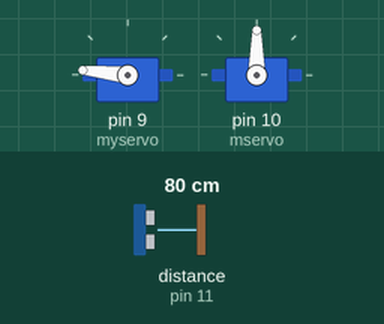
Recording of a sketch running on a simulated Arduino Uno, built with avr-gcc and run on an emulated ATmega328P. Shown: 2 × servo. Inputs (shaded band) come from the test bench; at power-on: distance to the obstacle (sensor on pin 11) 80 cm. The echo pulse lasts 58.3 µs per cm.

Above: at 0.16 s.
At 1.37 s:
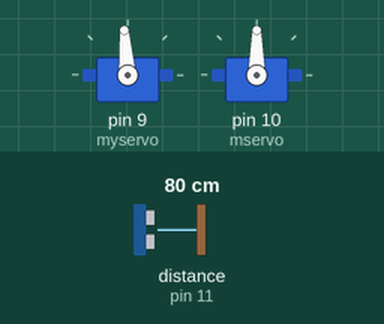
At 2.8 s:
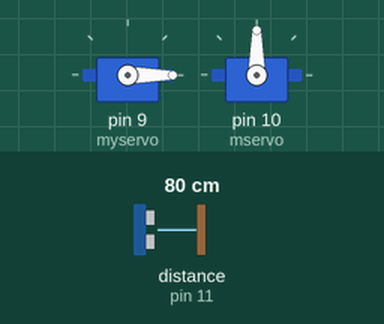
At 7.06 s:
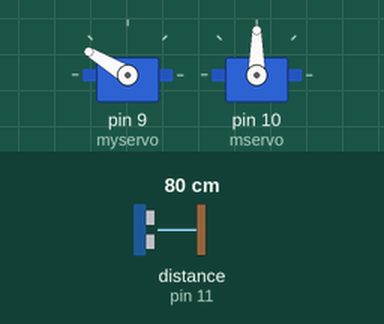
Timing chart, 0 to 9.0 s (numbered marks = the images above):
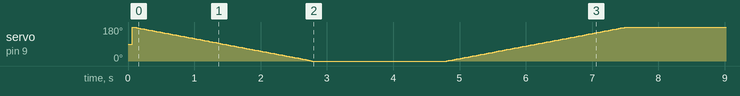

The sketch:

Sweep.ino
```cpp
#include <Servo.h>
#include <NewPing.h>

Servo myservo,mservo;  // create servo object to control a servo
// twelve servo objects can be created on most boards
#define TRIGGER_PIN  12  // Arduino pin tied to trigger pin on the ultrasonic sensor.
#define ECHO_PIN     11  // Arduino pin tied to echo pin on the ultrasonic sensor.
#define MAX_DISTANCE 200 // Maximum distance we want to ping for (in centimeters). Maximum sensor distance is rated at 400-500cm.

NewPing sonar(TRIGGER_PIN, ECHO_PIN, MAX_DISTANCE);
int pos = 0;    // variable to store the servo position
int i = 0;
void setup() {
  myservo.attach(9);  // attaches the servo on pin 9 to the servo object
  mservo.attach(10);

}

void loop()
{   Serial.println(" ");
    int b=sonar.ping_cm();
    delay(50);                     // Wait 50ms between pings (about 20 pings/sec). 29ms should be the shortest delay between pings.
  Serial.println("Ping: ");
  Serial.println(sonar.ping_cm()); // Send ping, get distance in cm and print result (0 = outside set distance range)
  Serial.println("cm");
  while(i<1){
  for (pos =180; pos >= 0; pos -= 1) { // goes from 0 degrees to 180 degrees
    // in steps of 1 degree
    myservo.write(pos);              // tell servo to go to position in variable 'pos'
    delay(15);                       // waits 15ms for the servo to reach the position
  }
  delay(2000);
  for (pos =0; pos <=180; pos += 1) { // goes from 0 degrees to 180 degrees
    // in steps of 1 degree
    myservo.write(pos);              // tell servo to go to position in variable 'pos'
    delay(15);                       // waits 15ms for the servo to reach the position
  }
  i = i+1;
  }
  while(i<1){
  for (pos =180; pos >= 0; pos -= 1) { // goes from 0 degrees to 180 degrees
    // in steps of 1 degree
    mservo.write(pos);              // tell servo to go to position in variable 'pos'
    delay(15);                       // waits 15ms for the servo to reach the position
  }
  delay(2000);
  for (pos =0; pos <=180; pos += 1) { // goes from 0 degrees to 180 degrees
    // in steps of 1 degree
    mservo.write(pos);              // tell servo to go to position in variable 'pos'
    delay(15);                       // waits 15ms for the servo to reach the position
  }
  i = i+1;
  }
}
```
